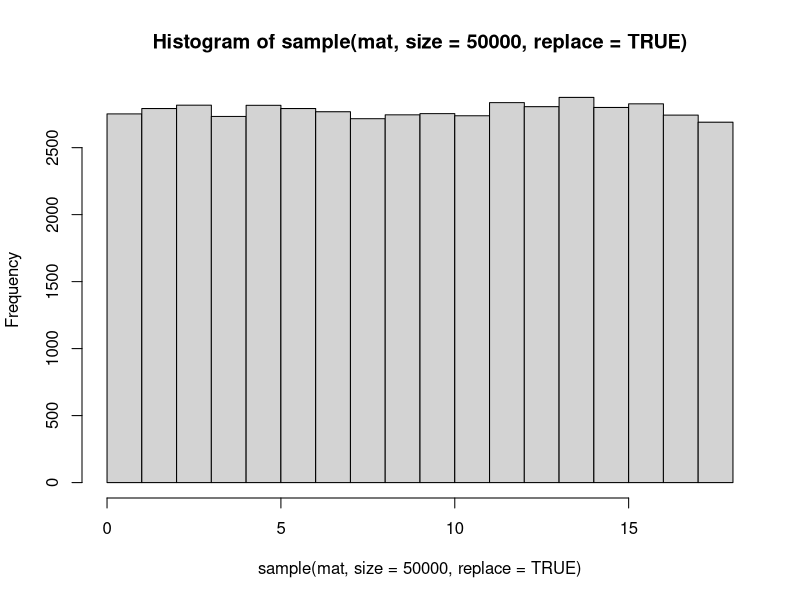
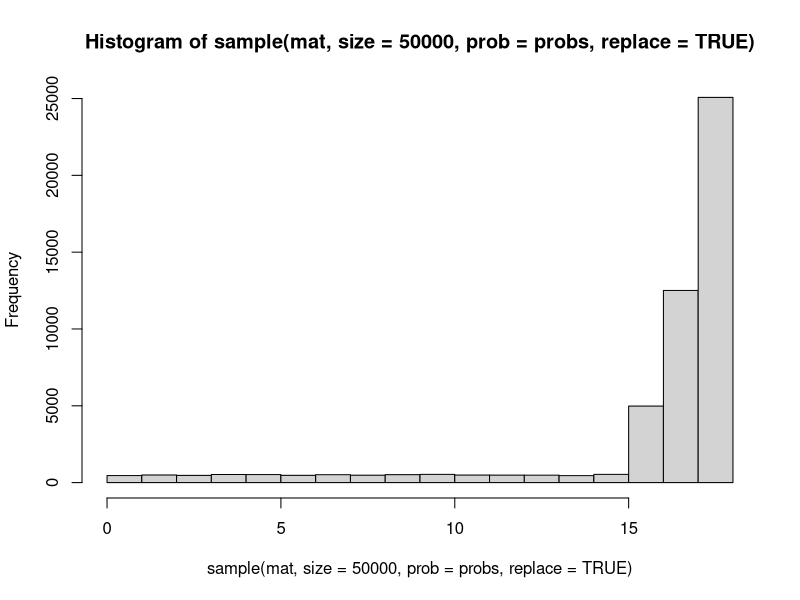
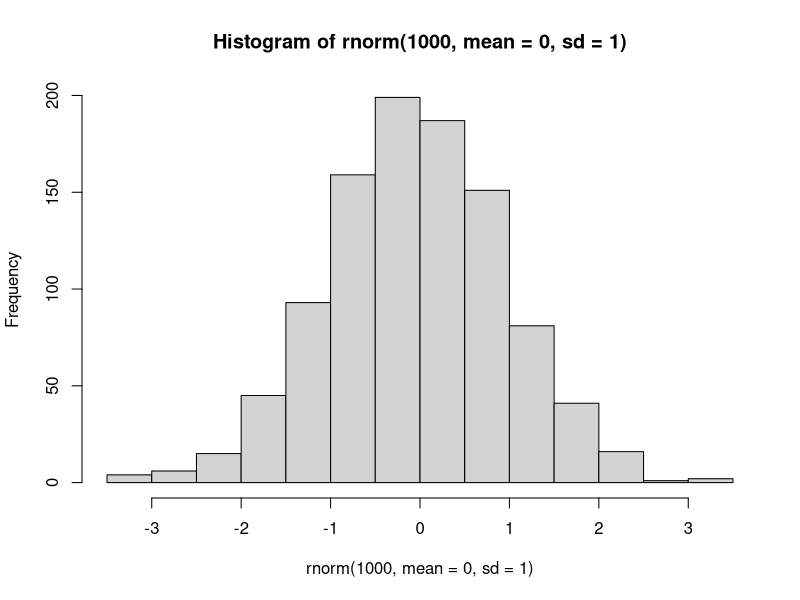
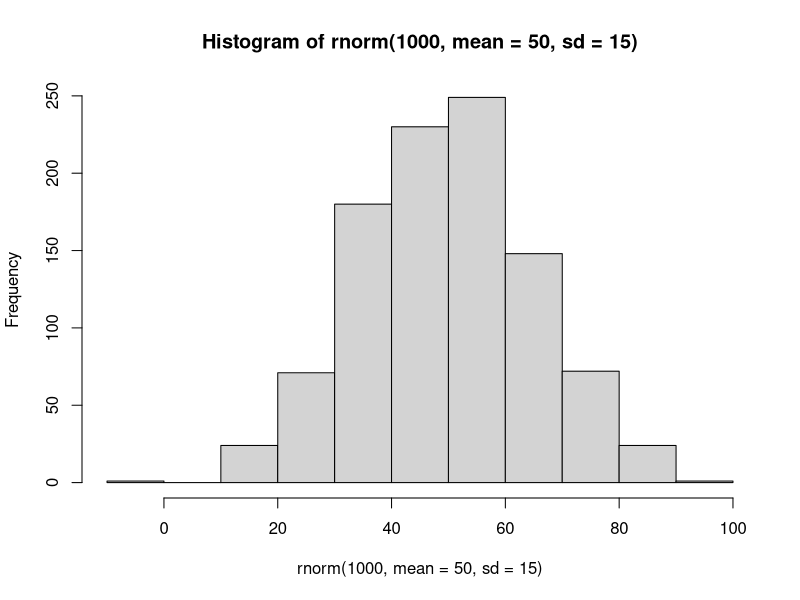
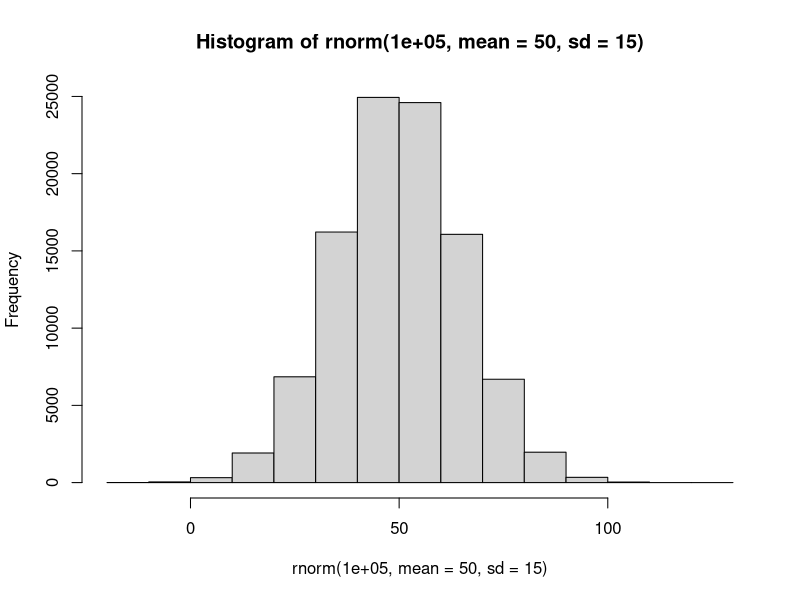
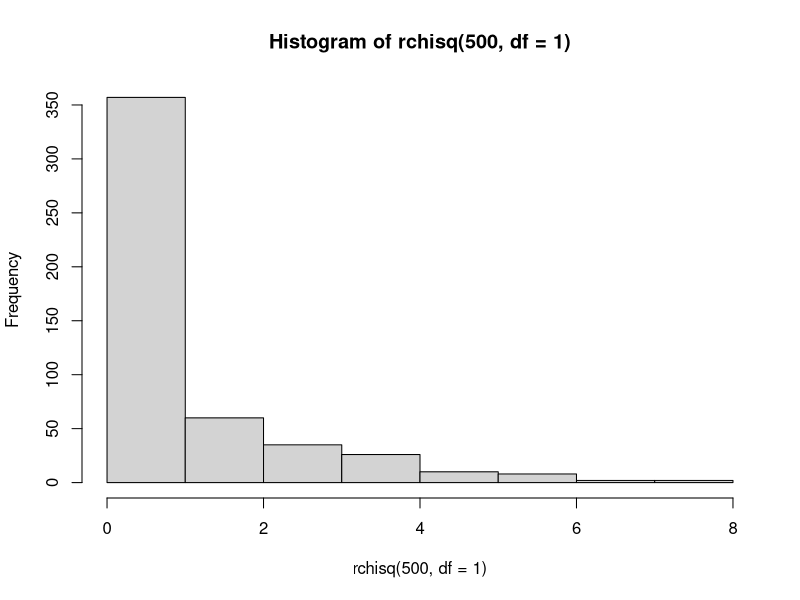
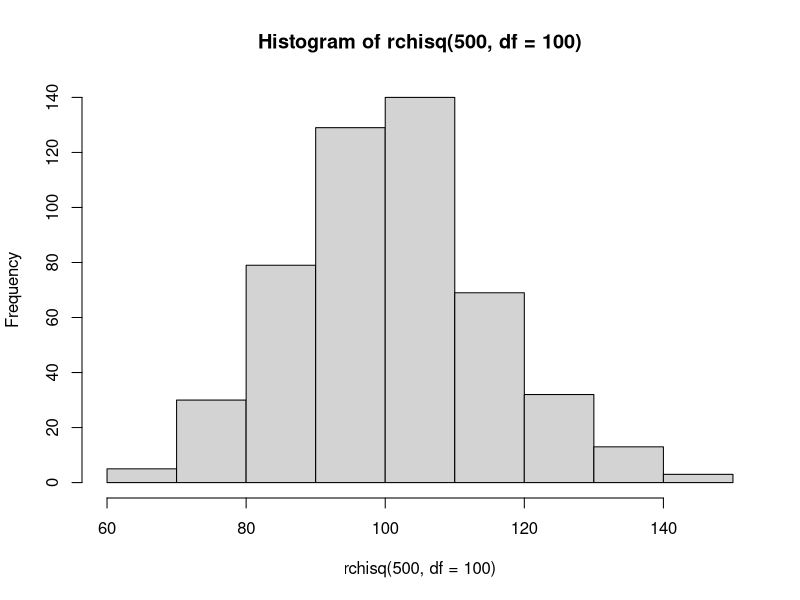
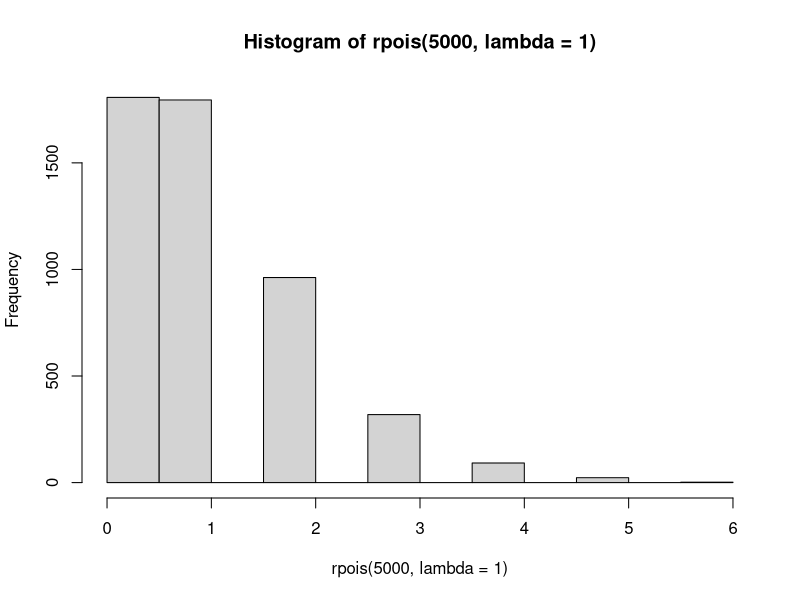

Source code (R) for these figures, in order:
## ---- chunk 1
knitr::opts_chunk$set(dev.args=list(bg="transparent"))
## ---- chunk 2
library(mvtnorm)  # Multivariate Normal tools
## ---- chunk 3
c(1, 2, 3, 4, 3, 2, 1)
c(1:4, 3:1)
## ---- chunk 4
matrix(1:15, nrow = 3, ncol = 5, byrow = TRUE)
## ---- chunk 5
mat <- matrix(data=1:18, nrow=3, ncol=6)
mat
c(mat)
## ---- chunk 6
sample(x=mat)
# Besides x=mat, no other arguments are specified, therefore the function uses 
# the defaults:
# If size is not specified, size = number of elements in x
# replace: default value is FALSE

## ---- chunk 7
sample(mat, size = 5)
## ---- chunk 8
sample(mat, size = 50, replace = TRUE)
## ---- chunk 9
hist(sample(mat, size = 50000, replace=TRUE), breaks = 0:18)
## ---- chunk 10
probs <- c(rep(.01, 15), .1, .25, .50)
probs
hist(sample(mat, size = 50000, prob = probs, replace=TRUE), breaks = 0:18)

## ---- chunk 11
set.seed(123)
sample(mat, size = 50, replace = TRUE)
set.seed(123)
sample(mat, size = 50, replace = TRUE)
## ---- chunk 12
set.seed(123)
sample(mat, size = 5, replace = TRUE)
sample(mat, size = 7, replace = TRUE)
set.seed(123)
sample(mat, size = 5, replace = TRUE)
sample(mat, size = 7, replace = TRUE)
## ---- chunk 13
hist(rnorm(1000, mean = 0, sd = 1))
## ---- chunk 14
hist(rnorm(1000, mean = 50, sd = 15))
## ---- chunk 15
hist(rnorm(100000, mean = 50, sd = 15))
## ---- chunk 16
hist(rchisq(500, df = 1))
## ---- chunk 17
hist(rchisq(500, df = 100))
## ---- chunk 18
hist(rpois(5000, lambda = 1))
## ---- chunk 19
hist(rpois(5000, lambda = 100))
## ---- chunk 20
run <- rbinom(1000, size = 1, prob = .75) 
table(run)
## ---- chunk 21
hist(run)
## ---- chunk 22
run <- rbinom(10000, size = 60, prob = .75)
table(run)
## ---- chunk 23
hist(run)
## ---- chunk 24
sigma <- matrix(c(30, 15, 15, 30), 2, 2)
sigma
means <- c(97, 63)
data <- rmvnorm(n = 1000, mean = means, sigma = sigma)
colMeans(data)
var(data)
## ---- chunk 25
plot(data)
## ---- chunk 26
sigma <- matrix(c(1, 0, 0, 1), 2, 2)
sigma
means <- c(0, 0)
data <- rmvnorm(n = 1000, mean = means, sigma = sigma)
colMeans(data)
var(data)
## ---- chunk 27
plot(data)
## ---- chunk 28
par(mfrow = c(1, 2))
hist(data[, 1])
hist(data[, 2])
